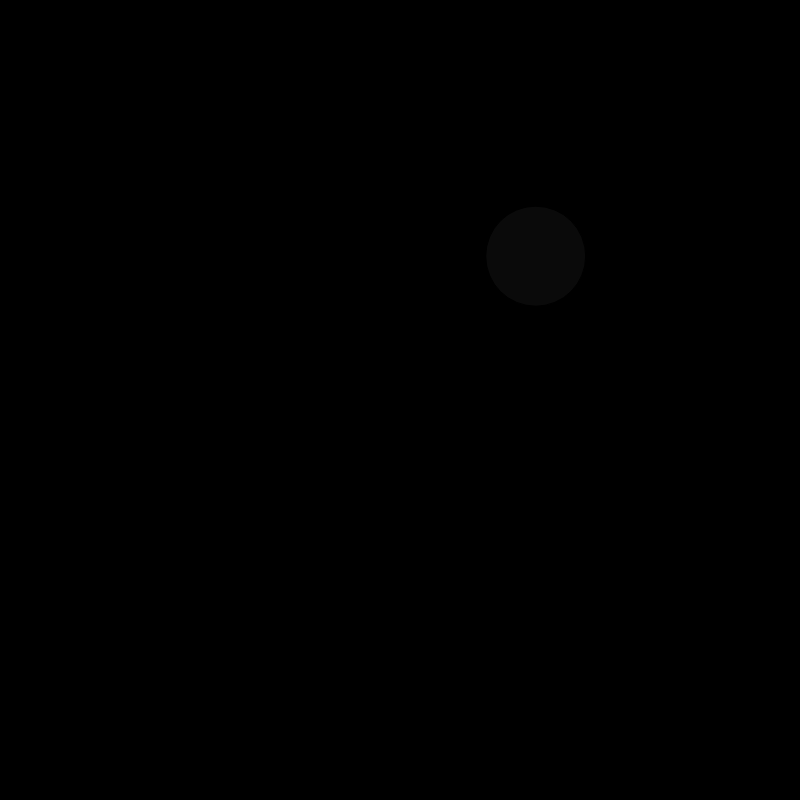
Frame 1 (no input)
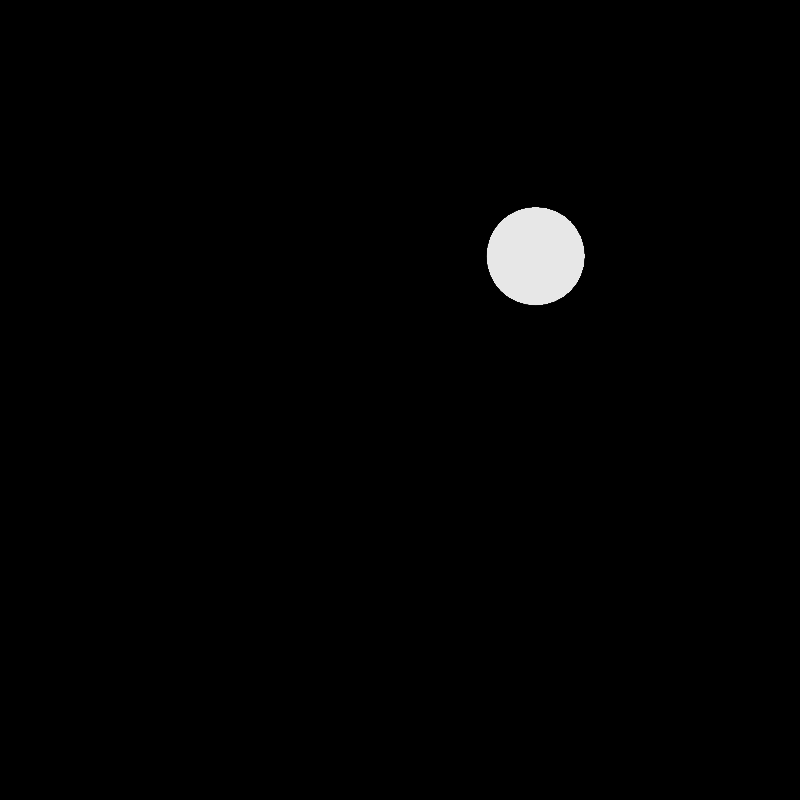
Frame 60 (no input)
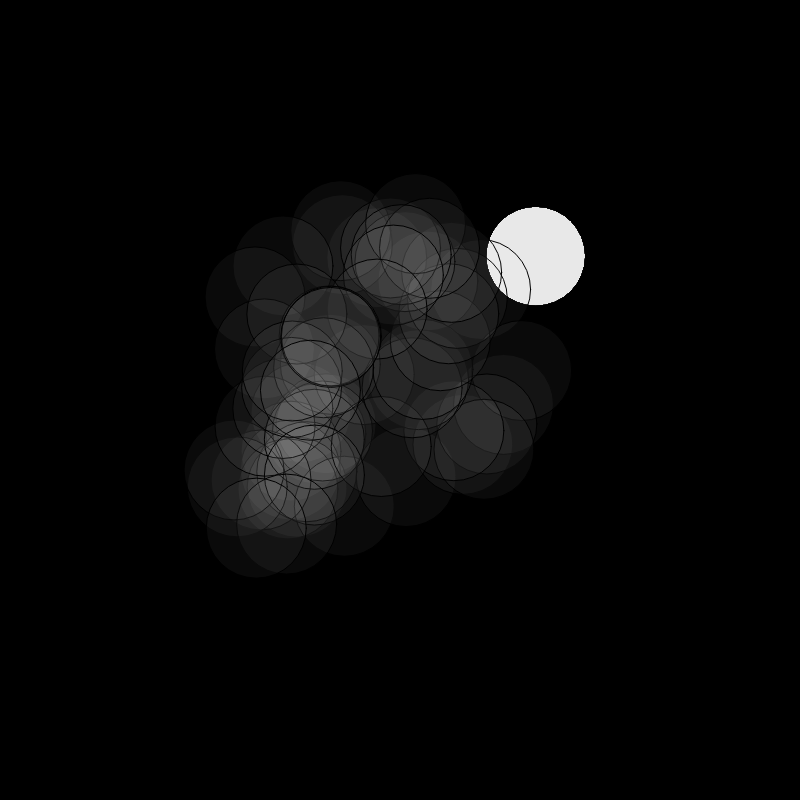
Frame 120 (the mouse pressed at the canvas centre since frame 60)

The p5.js sketch that drew these frames (run headless with seeded random() and noise() and a simulated clock; from frame 60 on, the mouse is pressed at the canvas centre):

// p5.js sketch
// ── sketch.js
var t;
var t_increment;

function setup() {
  createCanvas(800, 800);
  textSize(24);
  t = 0;  
  t_increment = 0;
  
  background(0);
}

function draw() {
  
  fill(255, 10);
  
  // t_increment will control how "fast" we move
  // through the 1d noise graph
  t_increment = map(mouseX, 0, width, 0, 0.2);
  
  // noise will always output a value between 0 and 1
  // since noise gives us between 0 and 1, then
  // width * noise bounds between 0 and width
  
  var x = width * noise(t);
  
  // this example is the same as p09, but we are making one change:
  // let y *also* vary according to noise.
  // notice that if both x and y depend on noise(t), then the circle will
  // only move along a diagonal between (0, 0) and (width, height). this
  // is because noise(t) is fixed, so x and y will be proportional.  but if we
  // offset one of them by an arbitrary large amount, e.g. 8, then they will be
  // sampling from different regions along the noise field
  var y = height * noise(t+8);
  
  // add t_increment to t
  t += t_increment;
  
  
  ellipse(x, y, 100, 100);
}
